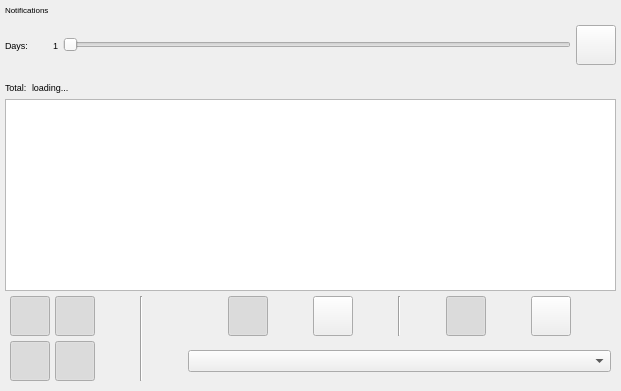
      <widget class="QWidget" name="pageNotifications">
       <property name="sizePolicy">
        <sizepolicy hsizetype="Preferred" vsizetype="Preferred">
         <horstretch>0</horstretch>
         <verstretch>0</verstretch>
        </sizepolicy>
       </property>
       <layout class="QVBoxLayout" name="verticalLayout_4">
        <property name="spacing">
         <number>0</number>
        </property>
        <property name="margin">
         <number>5</number>
        </property>
        <item>
         <widget class="QLabel" name="labelNotifications">
          <property name="font">
           <font>
            <pointsize>6</pointsize>
           </font>
          </property>
          <property name="locale">
           <locale language="English" country="UnitedStates"/>
          </property>
          <property name="text">
           <string>Notifications</string>
          </property>
          <property name="margin">
           <number>2</number>
          </property>
         </widget>
        </item>
        <item>
         <widget class="QWidget" name="widgetNotificationsUpdate" native="true">
          <property name="sizePolicy">
           <sizepolicy hsizetype="Preferred" vsizetype="Preferred">
            <horstretch>0</horstretch>
            <verstretch>0</verstretch>
           </sizepolicy>
          </property>
          <property name="minimumSize">
           <size>
            <width>0</width>
            <height>60</height>
           </size>
          </property>
          <property name="maximumSize">
           <size>
            <width>16777215</width>
            <height>16777215</height>
           </size>
          </property>
          <layout class="QHBoxLayout" name="horizontalLayout_2">
           <property name="spacing">
            <number>5</number>
           </property>
           <property name="leftMargin">
            <number>0</number>
           </property>
           <property name="topMargin">
            <number>2</number>
           </property>
           <property name="rightMargin">
            <number>0</number>
           </property>
           <property name="bottomMargin">
            <number>2</number>
           </property>
           <item>
            <widget class="QLabel" name="labelNotificationsDaysName">
             <property name="font">
              <font>
               <pointsize>7</pointsize>
              </font>
             </property>
             <property name="locale">
              <locale language="English" country="UnitedStates"/>
             </property>
             <property name="text">
              <string>Days:</string>
             </property>
            </widget>
           </item>
           <item>
            <widget class="QLabel" name="labelNotificationsDays">
             <property name="minimumSize">
              <size>
               <width>25</width>
               <height>0</height>
              </size>
             </property>
             <property name="font">
              <font>
               <pointsize>7</pointsize>
              </font>
             </property>
             <property name="text">
              <string notr="true">1</string>
             </property>
             <property name="alignment">
              <set>Qt::AlignRight|Qt::AlignTrailing|Qt::AlignVCenter</set>
             </property>
            </widget>
           </item>
           <item>
            <widget class="QSlider" name="horizontalSliderNotificationsDays">
             <property name="sizePolicy">
              <sizepolicy hsizetype="Expanding" vsizetype="Preferred">
               <horstretch>0</horstretch>
               <verstretch>0</verstretch>
              </sizepolicy>
             </property>
             <property name="maximumSize">
              <size>
               <width>16777215</width>
               <height>16777215</height>
              </size>
             </property>
             <property name="font">
              <font>
               <pointsize>7</pointsize>
              </font>
             </property>
             <property name="minimum">
              <number>1</number>
             </property>
             <property name="maximum">
              <number>7</number>
             </property>
             <property name="singleStep">
              <number>1</number>
             </property>
             <property name="pageStep">
              <number>10</number>
             </property>
             <property name="value">
              <number>1</number>
             </property>
             <property name="orientation">
              <enum>Qt::Horizontal</enum>
             </property>
             <property name="invertedAppearance">
              <bool>false</bool>
             </property>
             <property name="invertedControls">
              <bool>false</bool>
             </property>
             <property name="tickPosition">
              <enum>QSlider::NoTicks</enum>
             </property>
             <property name="tickInterval">
              <number>0</number>
             </property>
            </widget>
           </item>
           <item>
            <widget class="QPushButton" name="pushButtonNotificationsUpdate">
             <property name="minimumSize">
              <size>
               <width>40</width>
               <height>40</height>
              </size>
             </property>
             <property name="maximumSize">
              <size>
               <width>40</width>
               <height>40</height>
              </size>
             </property>
             <property name="styleSheet">
              <string notr="true">border-image: url(:/images/button_bg);</string>
             </property>
             <property name="text">
              <string/>
             </property>
             <property name="icon">
              <iconset resource="images.qrc">
               <normaloff>:/images/update_off</normaloff>
               <normalon>:/images/update_on</normalon>:/images/update_off</iconset>
             </property>
             <property name="iconSize">
              <size>
               <width>40</width>
               <height>40</height>
              </size>
             </property>
             <property name="checkable">
              <bool>true</bool>
             </property>
            </widget>
           </item>
          </layout>
         </widget>
        </item>
        <item>
         <widget class="QWidget" name="widgetNotificationsTotalStatus" native="true">
          <layout class="QHBoxLayout" name="horizontalLayout_5">
           <property name="spacing">
            <number>5</number>
           </property>
           <property name="leftMargin">
            <number>0</number>
           </property>
           <property name="topMargin">
            <number>2</number>
           </property>
           <property name="rightMargin">
            <number>0</number>
           </property>
           <property name="bottomMargin">
            <number>2</number>
           </property>
           <item>
            <widget class="QLabel" name="labelNotificationsTotalName">
             <property name="font">
              <font>
               <pointsize>7</pointsize>
              </font>
             </property>
             <property name="locale">
              <locale language="English" country="UnitedStates"/>
             </property>
             <property name="text">
              <string>Total:</string>
             </property>
            </widget>
           </item>
           <item>
            <widget class="QLabel" name="labelNotificationsTotal">
             <property name="minimumSize">
              <size>
               <width>0</width>
               <height>0</height>
              </size>
             </property>
             <property name="font">
              <font>
               <pointsize>7</pointsize>
              </font>
             </property>
             <property name="text">
              <string notr="true">loading...</string>
             </property>
             <property name="alignment">
              <set>Qt::AlignLeading|Qt::AlignLeft|Qt::AlignVCenter</set>
             </property>
            </widget>
           </item>
           <item>
            <spacer name="horizontalSpacer_10">
             <property name="orientation">
              <enum>Qt::Horizontal</enum>
             </property>
             <property name="sizeHint" stdset="0">
              <size>
               <width>40</width>
               <height>20</height>
              </size>
             </property>
            </spacer>
           </item>
          </layout>
         </widget>
        </item>
        <item>
         <widget class="QListView" name="listViewNotifications">
          <property name="horizontalScrollBarPolicy">
           <enum>Qt::ScrollBarAlwaysOff</enum>
          </property>
          <property name="editTriggers">
           <set>QAbstractItemView::DoubleClicked</set>
          </property>
          <property name="showDropIndicator" stdset="0">
           <bool>false</bool>
          </property>
          <property name="verticalScrollMode">
           <enum>QAbstractItemView::ScrollPerPixel</enum>
          </property>
          <property name="horizontalScrollMode">
           <enum>QAbstractItemView::ScrollPerPixel</enum>
          </property>
         </widget>
        </item>
        <item>
         <widget class="QWidget" name="widgetNotificationsFilter" native="true">
          <layout class="QHBoxLayout" name="horizontalLayout_8">
           <property name="spacing">
            <number>5</number>
           </property>
           <property name="margin">
            <number>5</number>
           </property>
           <item>
            <widget class="QWidget" name="widget" native="true">
             <property name="sizePolicy">
              <sizepolicy hsizetype="Maximum" vsizetype="Preferred">
               <horstretch>0</horstretch>
               <verstretch>0</verstretch>
              </sizepolicy>
             </property>
             <layout class="QGridLayout" name="gridLayout">
              <property name="margin">
               <number>0</number>
              </property>
              <property name="spacing">
               <number>5</number>
              </property>
              <item row="0" column="0">
               <widget class="QPushButton" name="pushButtonNotificationsFilterText">
                <property name="maximumSize">
                 <size>
                  <width>40</width>
                  <height>40</height>
                 </size>
                </property>
                <property name="sizeIncrement">
                 <size>
                  <width>40</width>
                  <height>40</height>
                 </size>
                </property>
                <property name="baseSize">
                 <size>
                  <width>0</width>
                  <height>0</height>
                 </size>
                </property>
                <property name="toolTip">
                 <string/>
                </property>
                <property name="statusTip">
                 <string/>
                </property>
                <property name="whatsThis">
                 <string/>
                </property>
                <property name="styleSheet">
                 <string notr="true">border-image: url(:/images/button_bg);</string>
                </property>
                <property name="text">
                 <string/>
                </property>
                <property name="icon">
                 <iconset resource="images.qrc">
                  <normaloff>:/images/text_off</normaloff>
                  <normalon>:/images/text_on</normalon>:/images/text_off</iconset>
                </property>
                <property name="iconSize">
                 <size>
                  <width>40</width>
                  <height>40</height>
                 </size>
                </property>
                <property name="checkable">
                 <bool>true</bool>
                </property>
                <property name="checked">
                 <bool>true</bool>
                </property>
               </widget>
              </item>
              <item row="0" column="1">
               <widget class="QPushButton" name="pushButtonNotificationsFilterAudio">
                <property name="minimumSize">
                 <size>
                  <width>40</width>
                  <height>40</height>
                 </size>
                </property>
                <property name="maximumSize">
                 <size>
                  <width>40</width>
                  <height>40</height>
                 </size>
                </property>
                <property name="styleSheet">
                 <string notr="true">border-image: url(:/images/button_bg);</string>
                </property>
                <property name="text">
                 <string/>
                </property>
                <property name="icon">
                 <iconset resource="images.qrc">
                  <normaloff>:/images/music_off</normaloff>
                  <normalon>:/images/music_on</normalon>:/images/music_off</iconset>
                </property>
                <property name="iconSize">
                 <size>
                  <width>40</width>
                  <height>40</height>
                 </size>
                </property>
                <property name="checkable">
                 <bool>true</bool>
                </property>
                <property name="checked">
                 <bool>true</bool>
                </property>
               </widget>
              </item>
              <item row="1" column="0">
               <widget class="QPushButton" name="pushButtonNotificationsFilterImage">
                <property name="maximumSize">
                 <size>
                  <width>40</width>
                  <height>40</height>
                 </size>
                </property>
                <property name="sizeIncrement">
                 <size>
                  <width>40</width>
                  <height>40</height>
                 </size>
                </property>
                <property name="baseSize">
                 <size>
                  <width>0</width>
                  <height>0</height>
                 </size>
                </property>
                <property name="styleSheet">
                 <string notr="true">border-image: url(:/images/button_bg);</string>
                </property>
                <property name="text">
                 <string/>
                </property>
                <property name="icon">
                 <iconset resource="images.qrc">
                  <normaloff>:/images/picture_off</normaloff>
                  <normalon>:/images/picture_on</normalon>:/images/picture_off</iconset>
                </property>
                <property name="iconSize">
                 <size>
                  <width>40</width>
                  <height>40</height>
                 </size>
                </property>
                <property name="checkable">
                 <bool>true</bool>
                </property>
                <property name="checked">
                 <bool>true</bool>
                </property>
               </widget>
              </item>
              <item row="1" column="1">
               <widget class="QPushButton" name="pushButtonNotificationsFilterVideo">
                <property name="minimumSize">
                 <size>
                  <width>40</width>
                  <height>40</height>
                 </size>
                </property>
                <property name="maximumSize">
                 <size>
                  <width>40</width>
                  <height>40</height>
                 </size>
                </property>
                <property name="styleSheet">
                 <string notr="true">border-image: url(:/images/button_bg);</string>
                </property>
                <property name="text">
                 <string/>
                </property>
                <property name="icon">
                 <iconset resource="images.qrc">
                  <normaloff>:/images/movie_off</normaloff>
                  <normalon>:/images/movie_on</normalon>:/images/movie_off</iconset>
                </property>
                <property name="iconSize">
                 <size>
                  <width>40</width>
                  <height>40</height>
                 </size>
                </property>
                <property name="checkable">
                 <bool>true</bool>
                </property>
                <property name="checked">
                 <bool>true</bool>
                </property>
               </widget>
              </item>
             </layout>
            </widget>
           </item>
           <item>
            <spacer name="horizontalSpacer_8">
             <property name="orientation">
              <enum>Qt::Horizontal</enum>
             </property>
             <property name="sizeHint" stdset="0">
              <size>
               <width>40</width>
               <height>20</height>
              </size>
             </property>
            </spacer>
           </item>
           <item>
            <widget class="Line" name="line_2">
             <property name="orientation">
              <enum>Qt::Vertical</enum>
             </property>
            </widget>
           </item>
           <item>
            <spacer name="horizontalSpacer_9">
             <property name="orientation">
              <enum>Qt::Horizontal</enum>
             </property>
             <property name="sizeHint" stdset="0">
              <size>
               <width>40</width>
               <height>20</height>
              </size>
             </property>
            </spacer>
           </item>
           <item>
            <widget class="QWidget" name="widget_2" native="true">
             <layout class="QVBoxLayout" name="verticalLayout_8">
              <property name="spacing">
               <number>5</number>
              </property>
              <property name="margin">
               <number>0</number>
              </property>
              <item>
               <widget class="QWidget" name="widget_3" native="true">
                <layout class="QHBoxLayout" name="horizontalLayout_4">
                 <property name="spacing">
                  <number>5</number>
                 </property>
                 <property name="margin">
                  <number>0</number>
                 </property>
                 <item>
                  <spacer name="horizontalSpacer_6">
                   <property name="orientation">
                    <enum>Qt::Horizontal</enum>
                   </property>
                   <property name="sizeHint" stdset="0">
                    <size>
                     <width>40</width>
                     <height>20</height>
                    </size>
                   </property>
                  </spacer>
                 </item>
                 <item>
                  <widget class="QPushButton" name="pushButtonNotificationsFilterPrivate">
                   <property name="minimumSize">
                    <size>
                     <width>40</width>
                     <height>40</height>
                    </size>
                   </property>
                   <property name="maximumSize">
                    <size>
                     <width>40</width>
                     <height>40</height>
                    </size>
                   </property>
                   <property name="styleSheet">
                    <string notr="true">border-image: url(:/images/button_bg);</string>
                   </property>
                   <property name="text">
                    <string/>
                   </property>
                   <property name="icon">
                    <iconset resource="images.qrc">
                     <normaloff>:/images/private_off</normaloff>
                     <normalon>:/images/private_on</normalon>:/images/private_off</iconset>
                   </property>
                   <property name="iconSize">
                    <size>
                     <width>40</width>
                     <height>40</height>
                    </size>
                   </property>
                   <property name="checkable">
                    <bool>true</bool>
                   </property>
                   <property name="checked">
                    <bool>true</bool>
                   </property>
                  </widget>
                 </item>
                 <item>
                  <spacer name="horizontalSpacer_4">
                   <property name="orientation">
                    <enum>Qt::Horizontal</enum>
                   </property>
                   <property name="sizeHint" stdset="0">
                    <size>
                     <width>40</width>
                     <height>20</height>
                    </size>
                   </property>
                  </spacer>
                 </item>
                 <item>
                  <widget class="QPushButton" name="pushButtonNotificationsFilterGroup">
                   <property name="sizePolicy">
                    <sizepolicy hsizetype="Minimum" vsizetype="Fixed">
                     <horstretch>40</horstretch>
                     <verstretch>40</verstretch>
                    </sizepolicy>
                   </property>
                   <property name="minimumSize">
                    <size>
                     <width>40</width>
                     <height>40</height>
                    </size>
                   </property>
                   <property name="maximumSize">
                    <size>
                     <width>40</width>
                     <height>40</height>
                    </size>
                   </property>
                   <property name="styleSheet">
                    <string notr="true">border-image: url(:/images/button_bg);</string>
                   </property>
                   <property name="text">
                    <string/>
                   </property>
                   <property name="icon">
                    <iconset resource="images.qrc">
                     <normaloff>:/images/group_off</normaloff>
                     <normalon>:/images/group_on</normalon>:/images/group_off</iconset>
                   </property>
                   <property name="iconSize">
                    <size>
                     <width>40</width>
                     <height>40</height>
                    </size>
                   </property>
                   <property name="checkable">
                    <bool>true</bool>
                   </property>
                   <property name="checked">
                    <bool>false</bool>
                   </property>
                  </widget>
                 </item>
                 <item>
                  <spacer name="horizontalSpacer_2">
                   <property name="orientation">
                    <enum>Qt::Horizontal</enum>
                   </property>
                   <property name="sizeHint" stdset="0">
                    <size>
                     <width>40</width>
                     <height>20</height>
                    </size>
                   </property>
                  </spacer>
                 </item>
                 <item>
                  <widget class="Line" name="line">
                   <property name="orientation">
                    <enum>Qt::Vertical</enum>
                   </property>
                  </widget>
                 </item>
                 <item>
                  <spacer name="horizontalSpacer_3">
                   <property name="orientation">
                    <enum>Qt::Horizontal</enum>
                   </property>
                   <property name="sizeHint" stdset="0">
                    <size>
                     <width>40</width>
                     <height>20</height>
                    </size>
                   </property>
                  </spacer>
                 </item>
                 <item>
                  <widget class="QPushButton" name="pushButtonNotificationsFilterReceived">
                   <property name="minimumSize">
                    <size>
                     <width>40</width>
                     <height>40</height>
                    </size>
                   </property>
                   <property name="maximumSize">
                    <size>
                     <width>40</width>
                     <height>40</height>
                    </size>
                   </property>
                   <property name="styleSheet">
                    <string notr="true">border-image: url(:/images/button_bg);</string>
                   </property>
                   <property name="text">
                    <string/>
                   </property>
                   <property name="icon">
                    <iconset resource="images.qrc">
                     <normaloff>:/images/received_off</normaloff>
                     <normalon>:/images/received_on</normalon>:/images/received_off</iconset>
                   </property>
                   <property name="iconSize">
                    <size>
                     <width>40</width>
                     <height>40</height>
                    </size>
                   </property>
                   <property name="checkable">
                    <bool>true</bool>
                   </property>
                   <property name="checked">
                    <bool>true</bool>
                   </property>
                  </widget>
                 </item>
                 <item>
                  <spacer name="horizontalSpacer_5">
                   <property name="orientation">
                    <enum>Qt::Horizontal</enum>
                   </property>
                   <property name="sizeHint" stdset="0">
                    <size>
                     <width>40</width>
                     <height>20</height>
                    </size>
                   </property>
                  </spacer>
                 </item>
                 <item>
                  <widget class="QPushButton" name="pushButtonNotificationsFilterSent">
                   <property name="minimumSize">
                    <size>
                     <width>40</width>
                     <height>40</height>
                    </size>
                   </property>
                   <property name="maximumSize">
                    <size>
                     <width>40</width>
                     <height>40</height>
                    </size>
                   </property>
                   <property name="styleSheet">
                    <string notr="true">border-image: url(:/images/button_bg);</string>
                   </property>
                   <property name="text">
                    <string/>
                   </property>
                   <property name="icon">
                    <iconset resource="images.qrc">
                     <normaloff>:/images/sent_off</normaloff>
                     <normalon>:/images/sent_on</normalon>:/images/sent_off</iconset>
                   </property>
                   <property name="iconSize">
                    <size>
                     <width>40</width>
                     <height>40</height>
                    </size>
                   </property>
                   <property name="checkable">
                    <bool>true</bool>
                   </property>
                   <property name="checked">
                    <bool>false</bool>
                   </property>
                  </widget>
                 </item>
                 <item>
                  <spacer name="horizontalSpacer_7">
                   <property name="orientation">
                    <enum>Qt::Horizontal</enum>
                   </property>
                   <property name="sizeHint" stdset="0">
                    <size>
                     <width>40</width>
                     <height>20</height>
                    </size>
                   </property>
                  </spacer>
                 </item>
                </layout>
               </widget>
              </item>
              <item>
               <widget class="QWidget" name="widget_4" native="true">
                <layout class="QHBoxLayout" name="horizontalLayout_7">
                 <property name="spacing">
                  <number>5</number>
                 </property>
                 <property name="margin">
                  <number>0</number>
                 </property>
                 <item>
                  <widget class="QComboBox" name="comboBoxNotificationsFilterContacts">
                   <property name="maxVisibleItems">
                    <number>5</number>
                   </property>
                  </widget>
                 </item>
                </layout>
               </widget>
              </item>
             </layout>
            </widget>
           </item>
          </layout>
         </widget>
        </item>
       </layout>
      </widget>
